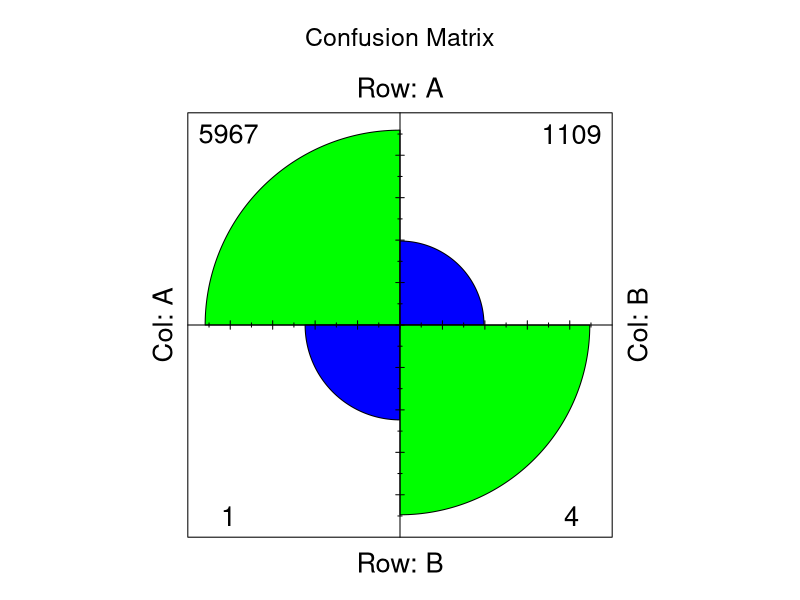

The R source for this figure: (Note: this script raises an error after producing the figure.)
## Group 17 
## Read data 
# This is your directory (may vary in different computers)
#setwd('/Users/zhuxuxi/Desktop/AMS_SBU/Fall2021_AMS_572/572Project')  
# setwd('C:/users/81511/Documents') 
bank<-read.csv('BankChurners.csv')

##---1.1----------- Convert categorical data to ordinal data ---------------

Y=bank[,1]
x=bank[,2:20]
x[,2]=gsub("M",0,x[,2],perl=TRUE) 
x[,2]=gsub("F",1,x[,2],perl=TRUE)          
x[,2]=as.numeric(x[,2])
x[,4]=gsub("Uneducated",1,x[,4],perl=TRUE)  
x[,4]=gsub("High School",2,x[,4],perl=TRUE)   
x[,4]=gsub("College",3,x[,4],perl=TRUE) 
x[,4]=gsub("Post-Graduate",5,x[,4],perl=TRUE) 
x[,4]=gsub("Graduate",4,x[,4],perl=TRUE) 
x[,4]=gsub("Doctorate",6,x[,4],perl=TRUE) 
x[,4]=as.numeric(x[,4])
x[,5]=factor(bank$Marital_Status,levels=c("Single","Divorced","Married"))
x[,6]=gsub("Less than \\$40K",1,x[,6],perl=TRUE)   
x[,6]=gsub("\\$40K - \\$60K",2,x[,6],perl=TRUE) 
x[,6]=gsub("\\$60K - \\$80K",3,x[,6],perl=TRUE) 
x[,6]=gsub("\\$80K - \\$120K",4,x[,6],perl=TRUE) 
x[,6]=gsub("\\$120K \\+",5,x[,6],perl=TRUE) 
x[,6]=as.numeric(x[,6])
x[,7]=gsub("Blue",1,x[,7],perl=TRUE)   
x[,7]=gsub("Silver",2,x[,7],perl=TRUE) 
x[,7]=gsub("Gold",3,x[,7],perl=TRUE) 
x[,7]=gsub("Platinum",4,x[,7],perl=TRUE) 
x[,7]=as.numeric(x[,7])

##---1.2---------- First Hypothesis -----------------

# H0:mean(male age)=mean(female age) vs Ha: Not H0 at alpha=0.05
MaleAge<-x[which(x[,2]==0),1]
FemaleAge<-x[which(x[,2]==1),1]
t.test(MaleAge,FemaleAge,alternative="two.sided",mu=0)
# We fail to reject H0.


##---2.1---------- Linear Independence of Categorical Variables ---------------

# H0: Linear independent vs Ha: Not independent
cor.test(x[,1],x[,3])$p.value<0.05
cor.test(x[,6],x[,7])$p.value<0.05

##---2.2---------- Linear Independence of Continuous Variables ---------------

Correlation=matrix(nrow=8,ncol=8)
for (i in 12:19){
  for (j in 12:19){
    corr_temp=cor.test(x[,i],x[,j])$p.value
    Correlation[i-11,j-11]=corr_temp     
  }
}
Correlation[which(Correlation<0.0000001,arr.ind = T)]="dependent"
 
##---2.3---------- Second Hypothesis -----------------

# Model: Logit(Y)=β0+∑(βi*xi)
# Predictor: Age, Gender, Education, Income, Months on book, Credit Limit, Total_Trans_Amt, Avg_Utilization_Ratio
# H0: All βi=0 vs Ha: Not H0  at alpha=0.05
fit1<-glm(Y~x[,1]+x[,2]+x[,4]+x[,6]+x[,8]+x[,12]+x[,16]+x[,19],
          family=binomial(link="logit"))
summary(fit1)
# Remove the insignificant predictors
fit2<-glm(Y~x[,2]+x[,4]+x[,6]+x[,12]+x[,16]+x[,19],
          family=binomial(link="logit"))
summary(fit2)
# Variance inflation factor
library(MASS)
stepAIC(fit2)
library(car)
vif(fit2)
# Gender, Income, Education, Credit Limit,  Total_Trans_Amt, Avg_Utilization_Ratio are significant.

# -------------------EXTRA ANALYSIS--------------------

# looking at predictions made by our model
probabilities <- predict(fit2, type = 'response')
predicted.classes <- ifelse(probabilities > 0.5, 1,0)
library(caret)
predicted.classes = as.integer(predicted.classes)

confusionmatrix <- confusionMatrix(as.factor(predicted.classes),as.factor(Y))
ctable <- as.table(matrix(c(5967, 1109, 1, 4), nrow = 2, byrow = TRUE))
#visualizing confusion matrix
fourfoldplot(ctable, color = c("blue", "green"),
             conf.level = 0, margin = 1, main = "Confusion Matrix")
# ------------------EXTRA ANALYSIS--------------------
##  visually checking linearity ASSUMPTION of continuous variables in our model
indexcontinuous <- c(12,16,19)
checklinearitydata <- x[,indexcontinuous]
check2 <- checklinearitydata %>%
  mutate(logit = log(probabilities/(1-probabilities))) %>%
  gather(key = "predictors", value = "predictor.value", -logit)

ggplot(check2, aes(logit, predictor.value)) +
  geom_point(size=0.5,alpha=0.5)+
  geom_smooth(method = "loess")+
  theme_bw()+
  facet_wrap(~predictors, scales = "free_y")




##---3.1------------ Missing Data ------------------

# Generate MCAR
set.seed(111)
a1=sample(1:7081,71,FALSE)
bank[a1,2]=NA
b1=bank[,2]
b2=bank[,4]
c1=data.frame(b1,b2)
library(mice)
md.pattern(c1)
AgeD <- mice(c1,m=2,maxit=50,meth='norm')
summary(AgeD)
AgeD$imp$b1
impData <- complete(AgeD,1)

library(VIM)


# Generate MNAR
# We suppose that customers with large age might be unwilling to tell their age.
b=bank
a3<-which(b[,2]>60) #age greater than 60
set.seed(222)
a4=sample(a3,71,FALSE)
b[a4,2]=NA
b3=b[,2]
c2=data.frame(b3,b2)
md.pattern(c2)
AgeD2 <- mice(c2,m=2,maxit=50,meth='norm')
summary(AgeD2)
AgeD2$imp$b1
impData2 <- complete(AgeD2,1)
# Compare the original data, MCAR and MNAR
summary(bank$Customer_Age)     # original
summary(impData[,1])     # MCAR
summary(impData2[,1])    # MNAR

##---3.2------------ 1st Hypothesis with MCAR ------------------

# H0:mean(male age)=mean(female age) vs Ha: Not H0 at alpha=0.05
MaleAgeMCAR<-impData[which(x[,2]==0),1]
FemaleAgeMCAR<-impData[which(x[,2]==1),1]
t.test(MaleAgeMCAR,FemaleAgeMCAR,alternative="two.sided",mu=0)
# We fail to reject H0.
# Compare MCAR with original data
t.test(MaleAge,FemaleAge,alternative="two.sided",mu=0)$conf.int
t.test(MaleAgeMCAR,FemaleAgeMCAR,alternative="two.sided",mu=0)$conf.int
t.test(MaleAge,FemaleAge,alternative="two.sided",mu=0)$p.value
t.test(MaleAgeMCAR,FemaleAgeMCAR,alternative="two.sided",mu=0)$p.value

##---3.3------------ 2nd Hypothesis with MCAR ------------------

# Model: Logit(Y)=β0+∑(βi*xi)
# Predictor: Age, Gender, Education, Income, Months on book, Credit Limit, Total_Trans_Amt, Avg_Utilization_Ratio
# H0: All βi=0 vs Ha: Not H0  at alpha=0.05
fit1MCAR<-glm(Y~impData[,1]+x[,2]+x[,4]+x[,6]+x[,8]+x[,12]+x[,16]+x[,19],
          family=binomial(link="logit"))
summary(fit1MCAR)
# Remove the insignificant predictors
fit2MCAR<-glm(Y~x[,2]+x[,4]+x[,6]+x[,12]+x[,16]+x[,19],
          family=binomial(link="logit"))
summary(fit2MCAR)
# Variance inflation factor
stepAIC(fit2MCAR)
vif(fit2MCAR)
# Gender, Income, Education, Credit Limit,  Total_Trans_Amt, Avg_Utilization_Ratio are significant.


##---4.1------------ 1st Hypothesis with MNAR ------------------

# H0:mean(male age)=mean(female age) vs Ha: Not H0 at alpha=0.05
MaleAgeMCAR2<-impData2[which(x[,2]==0),1]
FemaleAgeMCAR2<-impData2[which(x[,2]==1),1]
t.test(MaleAgeMCAR2,FemaleAgeMCAR2,alternative="two.sided",mu=0)
# We fail to reject H0.
# Compare MNAR with original data
t.test(MaleAge,FemaleAge,alternative="two.sided",mu=0)$conf.int
t.test(MaleAgeMCAR2,FemaleAgeMCAR2,alternative="two.sided",mu=0)$conf.int
t.test(MaleAge,FemaleAge,alternative="two.sided",mu=0)$p.value
t.test(MaleAgeMCAR2,FemaleAgeMCAR2,alternative="two.sided",mu=0)$p.value

##---4.2------------ 2nd Hypothesis with MNAR ------------------

# Model: Logit(Y)=β0+∑(βi*xi)
# Predictor: Age, Gender, Education, Income, Months on book, Credit Limit, Total_Trans_Amt, Avg_Utilization_Ratio
# H0: All βi=0 vs Ha: Not H0  at alpha=0.05
fit1MNAR<-glm(Y~impData2[,1]+x[,2]+x[,4]+x[,6]+x[,8]+x[,12]+x[,16]+x[,19],
              family=binomial(link="logit"))
summary(fit1MNAR)
# Remove the insignificant predictors
fit2MNAR<-glm(Y~x[,2]+x[,4]+x[,6]+x[,12]+x[,16]+x[,19],
          family=binomial(link="logit"))
summary(fit2MNAR)
# Variance inflation factor
stepAIC(fit2MNAR)
vif(fit2MNAR)
# Gender, Income, Education, Credit Limit,  Total_Trans_Amt, Avg_Utilization_Ratio are significant.



#-----------Extra Visualizations-----------
# column 12 is credit limit
hist(bank$Credit_Limit,
     main = "Histogram of Credit Limit",
     xlab = "Credit Limit",
     col = "blue")

hist(bank$Avg_Utilization_Ratio,
     main = "Histogram of Utilization Ratio",
     xlab = "Avg Utilization Ratio",
     col = "green")


library(corrplot)
correlations <- cor(x[,12:19])
corrplot(correlations, method="circle")
